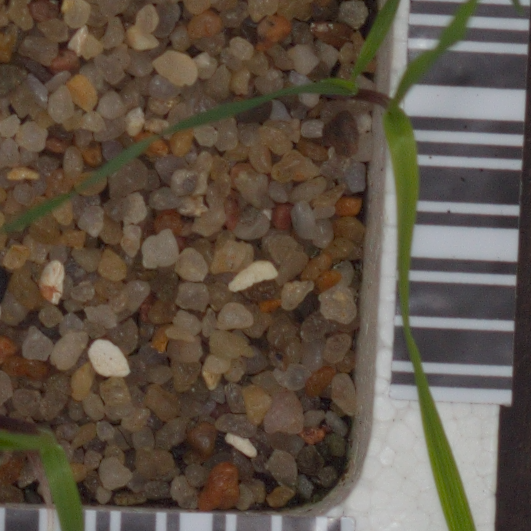
#> input picture data/train/Black-grass/0b228a6b8.png, 531 x 531 px; its folder holds only this picture in this run
$ jupyter execute --allow-errors cnn_full.ipynb
#> lines starting #> are read from the running program, lines starting #| are printed output that depends on the picture
## Script Overview: `cnn_full`

This notebook (`cnn_full.ipynb`) contains a self‑contained implementation of a small convolutional neural network, “from scratch,” organized into the following sections:

1. **Imports & Setup**
   - Standard libraries (`numpy`, `pathlib`, `tqdm`, `PIL`, `pandas`)
   - Utility functions for image loading, label encoding, and batch generation

2. **Activation Layers**
   - **ReLU** (if you want more activations there are in src/activations)

3. **Convolution & Pooling Layers**
   - **Conv2D**: 2D convolution with He/rand init, padding/stride, Adam updates
   - **MaxPool2D**: 2×2 (or custom) max pooling layer
   - Core routines: `conv_single_step`, `conv_forward`, `conv_backward`, `pool_forward`, `pool_backward`

4. **Dense & Flatten Layers**
   - **Flatten**: reshape from (m, H, W, C) → (m, features)
   - **Dense**: fully connected + softmax output, with Adam updates

5. **Model Builder & Core Passes**
   - `crear_modelo(filters, pool, n_classes, …)`: assemble a sequential layer list
   - `conv_net_forward(layers, X)`: propagate one batch through all layers, cache for backprop
   - `conv_net_backward(layers, A_out, y_batch, lr)`: compute gradients and update trainable layers

6. **Training Loop**
   - `full_cnn(filters, pool, df_train, epochs, batch_size, lr)`:
     - Splits data into batches via `batch_generator`
     - Runs forward/backward passes, Adam updates per batch
     - Tracks epoch‑wise loss & accuracy in a history dict
     - Displays real‑time progress with `tqdm`

## Librarys

[cell 1]
import pandas as pd
import numpy as np
from pathlib import Path
from PIL import Image
from tqdm.auto import trange, tqdm

## Load the dataset

[cell 2]
base_dir = Path('..') / Path('plant-seedlings-classification')
train_dir = base_dir / 'train'
test_dir  = base_dir / 'test'

## Labels
train_rows = []
for class_dir in train_dir.iterdir():
    if class_dir.is_dir():
        for img_path in class_dir.glob('*.*'):
            train_rows.append({
                'filepath': str(img_path),
                'label': class_dir.name})

df_train = pd.DataFrame(train_rows)
df_train_shuffled = df_train.sample(frac=1, random_state=9).reset_index(drop=True)

n = len(df_train)
split_idx = int(0.8 * n)

train_df = df_train.iloc[:split_idx].copy()
val_df = df_train.iloc[split_idx:].copy()
print(f"Train: {len(train_df)} filas, Val: {len(val_df)} filas")


## No labels
test_rows = []
for img_path in test_dir.glob('*.*'):
    test_rows.append({'filepath': str(img_path)})
df_test = pd.DataFrame(test_rows)

print(f'Test: {len(df_test)} filas')

## Batch Functions

[cell 3]
label_list = sorted(df_train['label'].unique())
label2idx  = {label: i for i, label in enumerate(label_list)}

def load_image(path: str, target_size: tuple = (64, 64)):
    """
    Load an image from disk, resize it, and normalize pixel values.

    Args:
        path (str): Filesystem path to the image.
        target_size (tuple of int): Desired output size as (width, height).

    Returns:
        np.ndarray: RGB image array of shape (height, width, 3), dtype float32,
                    with values scaled to [0.0, 1.0].
    """
#> called with path = 'data/train/Black-grass/0b228a6b8.png', target_size = (64, 64)
    img = Image.open(path).convert('RGB')
#> img is the input picture: PIL image 531x531 RGB; mean R, G, B 95.3, 83.2, 70.1
    try:
        resample = Image.Resampling.LANCZOS
    except AttributeError:
        resample = Image.LANCZOS
    img = img.resize(target_size, resample=resample)
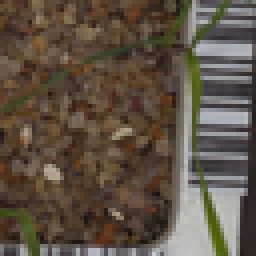
#> img: PIL image 64x64 RGB (shown 4 times larger); mean R, G, B 95.3, 83.2, 70.1
    return np.array(img, dtype=np.float32) / 255.0


def encode_labels(label_batch: list, label2idx: dict, label_list: list):
    """
    Convert a list of label strings to one-hot encoded vectors.

    Args:
        label_batch (list of str): Labels for the current batch.
        label2idx (dict): Mapping from label string to integer index.
        label_list (list of str): Full list of possible labels in order.

    Returns:
        np.ndarray: One-hot matrix of shape (batch_size, num_classes), dtype float32.
    """
    idxs = [label2idx[label] for label in label_batch]
#> idxs = [0]
#> (the rest of the program and of its run is left out)
